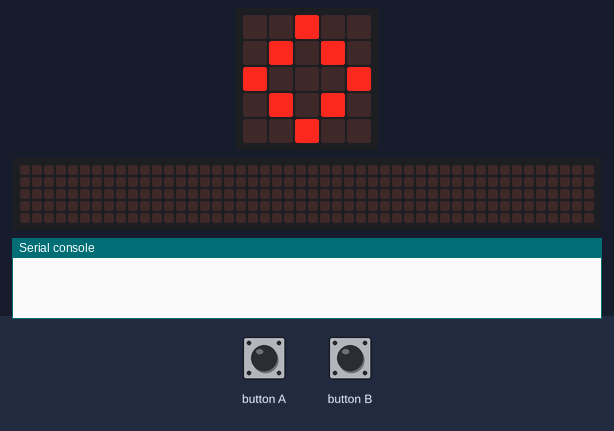
A program run on a simulated BBC micro:bit running MicroPython. Parts: the board's 5×5 LED display, a strip that is not on the board, showing the scrolling text unrolled, the last lines printed to the serial console. Inputs (shaded band) come from the test bench. Random numbers come from a fixed seed; no radio messages arrive unless stated (any console line starting 'radio sent:' is added by the test bench); the 48×5 strip is a reading aid, not a part: it shows the text the display is scrolling, unrolled, one strip-width of it at a time.

Above: at 5.1 s.
At 6.7 s:
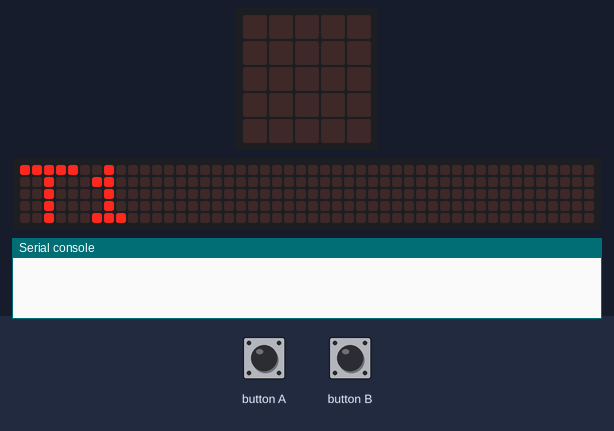
8.0 s: button B pressed for 0.15 s
At 8.4 s:
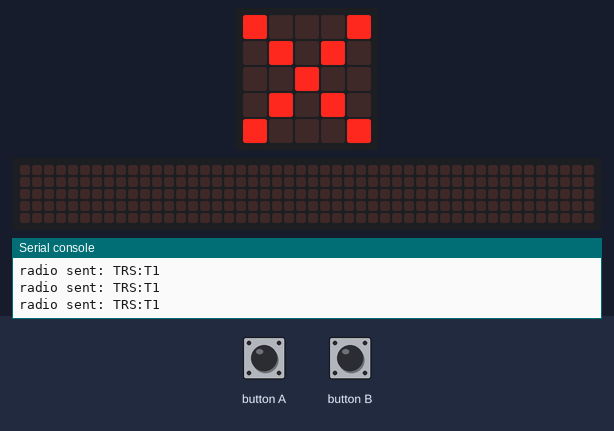
At 9.7 s:
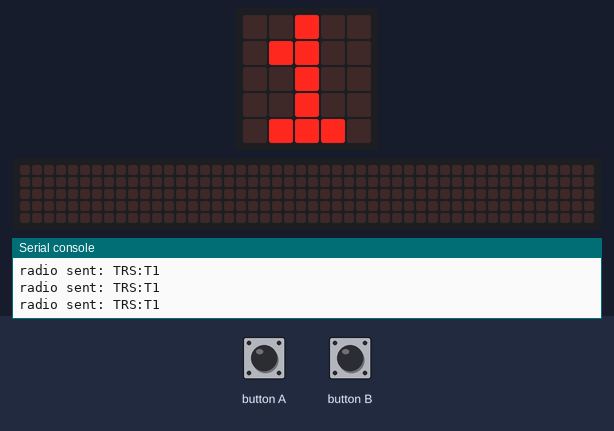
Timing chart, 0 to 11.2 s (numbered marks = the images above; inputs shaded):
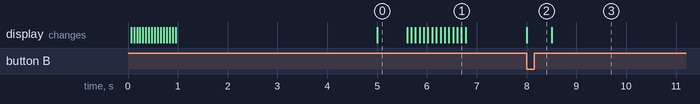

The program:

mb_treasure.py
```python
# mb_treasure.py - Treasure Hunt FULL version
# Flash onto treasure micro:bits (battery powered in field).
# REUSE: identical to treasure_hunt_test\microbit\mb_treasure.py MINUS the serial relay section.
# In the full version a dedicated bridge micro:bit (mb_bridge.py) handles USB serial relay.
# Note: RADIO_POWER=3 (lower power = better proximity ranging; bridge can differentiate proximity).

import radio
import microbit
from microbit import display, button_a, button_b, Image, sleep, running_time
import random

# ---------------------------------------------------------------------------
# Calibration constants (recalibrate each session with actual hardware)
# ---------------------------------------------------------------------------
RSSI_HOT   = -50   # very close / found  <- CALIBRATE THIS each session
RSSI_WARM  = -65   # getting warmer       <- CALIBRATE THIS each session
RSSI_FLOOR = -80   # max useful range     <- CALIBRATE THIS each session

RADIO_GROUP = 42
RADIO_POWER = 3    # lower power = better proximity range (see note above)

BROADCAST_INTERVAL = 300   # ms between TRS broadcasts
BROADCAST_JITTER   = 80    # ±ms jitter
CLAIM_WINDOW_MS    = 10000 # max ms between CLAIM and B-press on treasure

# ---------------------------------------------------------------------------
# ID assignment via Button B presses during 5-second boot window
# Button A confirms immediately (or wait 5 s for default T1)
# ---------------------------------------------------------------------------
def assign_id():
    display.scroll('T?', delay=60, wait=False)
    press_count = 0
    deadline = running_time() + 5000
    while running_time() < deadline:
        if button_b.was_pressed():
            press_count += 1
            display.show(str(press_count))
        if button_a.was_pressed():
            break
    treasure_id = max(1, min(5, press_count)) if press_count > 0 else 1
    return 'T{}'.format(treasure_id)

TREASURE_ID = assign_id()

# Show treasure chest icon then ID
display.show(Image.DIAMOND)
sleep(600)
display.scroll(TREASURE_ID, delay=80)

# ---------------------------------------------------------------------------
# Radio setup
# ---------------------------------------------------------------------------
radio.config(group=RADIO_GROUP, power=RADIO_POWER, queue=8, length=64)
radio.on()

# ---------------------------------------------------------------------------
# State
# ---------------------------------------------------------------------------
last_claim         = None   # hunter_id of most recent CLAIM received
last_claim_time_ms = 0      # running_time() when claim arrived
next_broadcast_ms  = 0      # schedule next TRS broadcast
is_found           = False  # stop TRS beacons after a confirmed find

# ---------------------------------------------------------------------------
# Helper: MicroPython v2 bytes decoding (REQUIRED for receive_full)
# ---------------------------------------------------------------------------
def decode_packet(packet):
    """Return (text, rssi) or (None, None) if packet is invalid."""
    if packet is None:
        return None, None
    raw, rssi_val, _ = packet
    if isinstance(raw, bytes):
        text = "".join(chr(b) for b in raw[3:] if 32 <= b < 127).strip()
    else:
        text = str(raw).strip()
    return text, rssi_val

# ---------------------------------------------------------------------------
# Main loop
# ---------------------------------------------------------------------------
while True:
    now = running_time()

    # --- Broadcast TRS beacon (silent once found so hunters stop ranging) ---
    if now >= next_broadcast_ms:
        if not is_found:
            radio.send('TRS:{}'.format(TREASURE_ID))
        next_broadcast_ms = now + BROADCAST_INTERVAL + random.randint(-BROADCAST_JITTER, BROADCAST_JITTER)

    # --- Receive radio packets ---
    packet = radio.receive_full()
    text, rssi_val = decode_packet(packet)

    if text:
        # NOTE: In full version there is NO serial relay here.
        # The dedicated bridge micro:bit (mb_bridge.py) handles all serial forwarding.

        # Track incoming CLAIM packets
        if text.startswith('CLAIM:'):
            # Format: CLAIM:H<id>
            parts = text.split(':')
            if len(parts) == 2:
                last_claim = parts[1]          # e.g. 'H1'
                last_claim_time_ms = running_time()

    # --- FOUND mechanic: Button B on treasure confirms find ---
    if button_b.was_pressed():
        if (last_claim is not None and
                (running_time() - last_claim_time_ms) <= CLAIM_WINDOW_MS):
            found_msg = 'FOUND:{}:{}'.format(TREASURE_ID, last_claim)
            is_found = True
            # Repeat so nearby hunters (not just the finder) hear it
            for _ in range(4):
                radio.send(found_msg)
                sleep(80)
            display.show(Image.YES)
            last_claim = None
            last_claim_time_ms = 0
        else:
            # No recent claim or window expired - flash to indicate nothing to confirm
            display.show(Image.NO)
            sleep(500)
            display.show(TREASURE_ID[1])  # show numeric part
```

Measured:
- after the input at 8.0 s, the display: changes at once (image 2)
- what the display in image 0 shows lasts 0.6 s, from 5.0 s to 5.6 s
